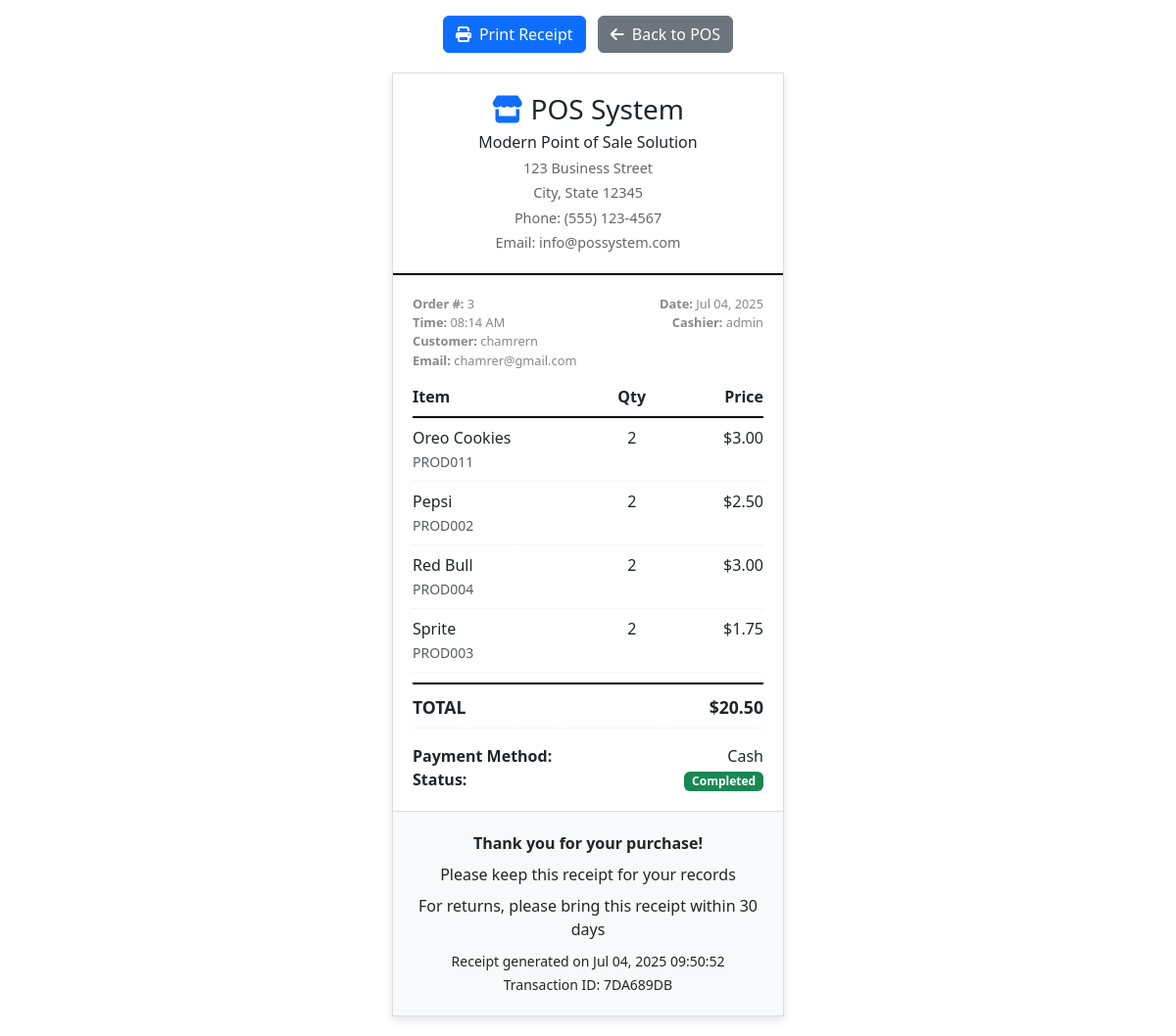
/user/receipt.php?order_id=3 (signed in), run on the app's committed database.
### tables this page shows
CREATE TABLE IF NOT EXISTS `orders` (
  `id` int(11) NOT NULL AUTO_INCREMENT,
  `customer_name` varchar(100) DEFAULT NULL,
  `customer_email` varchar(100) DEFAULT NULL,
  `total_amount` decimal(10,2) NOT NULL,
  `status` enum('pending','completed','cancelled') DEFAULT 'pending',
  `payment_method` varchar(50) DEFAULT NULL,
  `created_at` timestamp NULL DEFAULT CURRENT_TIMESTAMP,
  `updated_at` timestamp NULL DEFAULT CURRENT_TIMESTAMP ON UPDATE CURRENT_TIMESTAMP,
  PRIMARY KEY (`id`)
);

CREATE TABLE IF NOT EXISTS `order_items` (
  `id` int(11) NOT NULL AUTO_INCREMENT,
  `order_id` int(11) DEFAULT NULL,
  `product_id` int(11) DEFAULT NULL,
  `quantity` int(11) NOT NULL,
  `price` decimal(10,2) NOT NULL,
  PRIMARY KEY (`id`),
  KEY `order_id` (`order_id`),
  KEY `product_id` (`product_id`)
);

CREATE TABLE IF NOT EXISTS `products` (
  `id` int(11) NOT NULL AUTO_INCREMENT,
  `product_code` varchar(50) DEFAULT NULL,
  `name` varchar(100) NOT NULL,
  `description` text,
  `price` decimal(10,2) NOT NULL,
  `discount_price` decimal(10,2) DEFAULT NULL,
  `stock_quantity` int(11) DEFAULT '0',
  `category` varchar(50) DEFAULT NULL,
  `image_path` varchar(255) DEFAULT NULL,
  `created_at` timestamp NULL DEFAULT CURRENT_TIMESTAMP,
  `updated_at` timestamp NULL DEFAULT CURRENT_TIMESTAMP ON UPDATE CURRENT_TIMESTAMP,
  PRIMARY KEY (`id`),
  UNIQUE KEY `product_code` (`product_code`)
);

### user/receipt.php (the view, shortened to what this page needs)
<?php
$pdo = getDBConnection();
$order_id = isset($_GET['order_id']) ? (int)$_GET['order_id'] : 0;
$stmt = $pdo->prepare("
    SELECT * FROM orders WHERE id = ?
");
$stmt->execute([$order_id]);
$order = $stmt->fetch(PDO::FETCH_ASSOC);
$stmt = $pdo->prepare("
    SELECT oi.*, p.name AS product_name, p.product_code
    FROM order_items oi
    JOIN products p ON oi.product_id = p.id
    WHERE oi.order_id = ?
");
$stmt->execute([$order_id]);
$order_items = $stmt->fetchAll(PDO::FETCH_ASSOC);
?>
<!DOCTYPE html>
<html lang="en">
<head>
      <link href="https://cdn.jsdelivr.net/npm/bootstrap@5.3.0/dist/css/bootstrap.min.css" rel="stylesheet">
      <link rel="stylesheet" href="https://cdnjs.cloudflare.com/ajax/libs/font-awesome/6.4.0/css/all.min.css">
</head>
<body>
      <div class="no-print text-center mt-3">
            <button class="btn btn-primary" onclick="window.print()">
                  <i class="fas fa-print me-2"></i>Print Receipt
            </button>
            <a href="pos.php" class="btn btn-secondary ms-2">
                  <i class="fas fa-arrow-left me-2"></i>Back to POS
            </a>
      </div>
      <div class="receipt-container">
            <div class="receipt-header">
                  <h3 class="mb-1">
                        <i class="fas fa-store text-primary me-2"></i>POS System
                  </h3>
                  <p class="mb-1">Modern Point of Sale Solution</p>
                  <div class="store-info">
                        <p class="mb-1">123 Business Street</p>
                        <p class="mb-1">City, State 12345</p>
                        <p class="mb-1">Phone: (555) 123-4567</p>
                        <p class="mb-0">Email: info@possystem.com</p>
                  </div>
            </div>
            <div class="receipt-body">
                  <div class="order-info">
                        <div class="row">
                              <div class="col-6">
                                    <strong>Order #:</strong> <?php echo $order_id; ?>
                              </div>
                              <div class="col-6 text-end">
                                    <strong>Date:</strong> <?php echo date('M d, Y', strtotime($order['created_at'])); ?>
                              </div>
                        </div>
                        <div class="row">
                              <div class="col-6">
                                    <strong>Time:</strong> <?php echo date('H:i A', strtotime($order['created_at'])); ?>
                              </div>
                              <div class="col-6 text-end">
                                    <strong>Cashier:</strong> <?php echo htmlspecialchars($_SESSION['username']); ?>
                              </div>
                        </div>
                        <?php if ($order['customer_name']): ?>
                              <div class="row">
                                    <div class="col-12">
                                          <strong>Customer:</strong> <?php echo htmlspecialchars($order['customer_name']); ?>
                                    </div>
                              </div>
                        <?php endif; ?>
                        <?php if ($order['customer_email']): ?>
                              <div class="row">
                                    <div class="col-12">
                                          <strong>Email:</strong> <?php echo htmlspecialchars($order['customer_email']); ?>
                                    </div>
                              </div>
                        <?php endif; ?>
                  </div>
                  <div class="item-row" style="font-weight: bold; border-bottom: 2px solid #000;">
                        <div class="item-name">Item</div>
                        <div class="item-quantity">Qty</div>
                        <div class="item-price">Price</div>
                  </div>
                  <?php foreach ($order_items as $item): ?>
                        <div class="item-row">
                              <div class="item-name">
                                    <?php echo htmlspecialchars($item['product_name']); ?>
                                    <br>
                                    <small class="text-muted"><?php echo htmlspecialchars($item['product_code']); ?></small>
                              </div>
                              <div class="item-quantity">
                                    <?php echo $item['quantity']; ?>
                              </div>
                              <div class="item-price">
                                    $<?php echo number_format($item['price'], 2); ?>
                              </div>
                        </div>
                  <?php endforeach; ?>
                  <div class="item-row total-row">
                        <div class="item-name">TOTAL</div>
                        <div class="item-quantity"></div>
                        <div class="item-price">$<?php echo number_format($order['total_amount'], 2); ?></div>
                  </div>
                  <div class="mt-3">
                        <div class="row">
                              <div class="col-6">
                                    <strong>Payment Method:</strong>
                              </div>
                              <div class="col-6 text-end">
                                    <?php echo ucfirst($order['payment_method']); ?>
                              </div>
                        </div>
                        <div class="row">
                              <div class="col-6">
                                    <strong>Status:</strong>
                              </div>
                              <div class="col-6 text-end">
                                    <span class="badge bg-<?php echo $order['status'] === 'completed' ? 'success' : 'warning'; ?>">
                                          <?php echo ucfirst($order['status']); ?>
                                    </span>
                              </div>
                        </div>
                  </div>
            </div>
            <div class="receipt-footer">
                  <p class="mb-2"><strong>Thank you for your purchase!</strong></p>
                  <p class="mb-2">Please keep this receipt for your records</p>
                  <p class="mb-2">For returns, please bring this receipt within 30 days</p>
                  <p class="mb-0">
                        <small>
                              Receipt generated on <?php echo date('M d, Y H:i:s'); ?><br>
                              Transaction ID: <?php echo strtoupper(substr(md5($order_id . time()), 0, 8)); ?>
                        </small>
                  </p>
            </div>
      </div>
</body>
</html>

### user/receipt.php (style rules this page uses)
.receipt-container { max-width: 400px; margin: 20px auto; border: 1px solid #ddd; box-shadow: 0 4px 8px rgba(0, 0, 0, 0.1); background: white; }
.receipt-header { text-align: center; padding: 20px; border-bottom: 2px solid #000; }
.receipt-body { padding: 20px; }
.receipt-footer { text-align: center; padding: 20px; border-top: 1px solid #ddd; background: #f8f9fa; }
.item-row { display: flex; justify-content: space-between; margin-bottom: 8px; padding-bottom: 8px; border-bottom: 1px dotted #eee; }
.item-name { flex: 2; }
.item-quantity { flex: 1; text-align: center; }
.item-price { flex: 1; text-align: right; }
.total-row { font-weight: bold; font-size: 1.1em; border-top: 2px solid #000; padding-top: 10px; margin-top: 10px; }
.store-info { font-size: 0.9em; color: #666; }
.order-info { font-size: 0.8em; color: #888; margin-bottom: 15px; }

### data on the page
orders: created_at "Jul 04, 2025", created_at "08:14 AM", customer_name "chamrern", customer_email "chamrer@gmail.com", total_amount "20.50", payment_method "Cash", status "Completed"
order_items: product.name "Oreo Cookies", product.product_code "PROD011", quantity "2", price "3.00"
order_items: product.name "Pepsi", product.product_code "PROD002", quantity "2", price "2.50"
order_items: product.name "Red Bull", product.product_code "PROD004", quantity "2", price "3.00"
order_items: product.name "Sprite", product.product_code "PROD003", quantity "2", price "1.75"

### other printed values
$order_id "3"
$_SESSION['username'] "admin"
